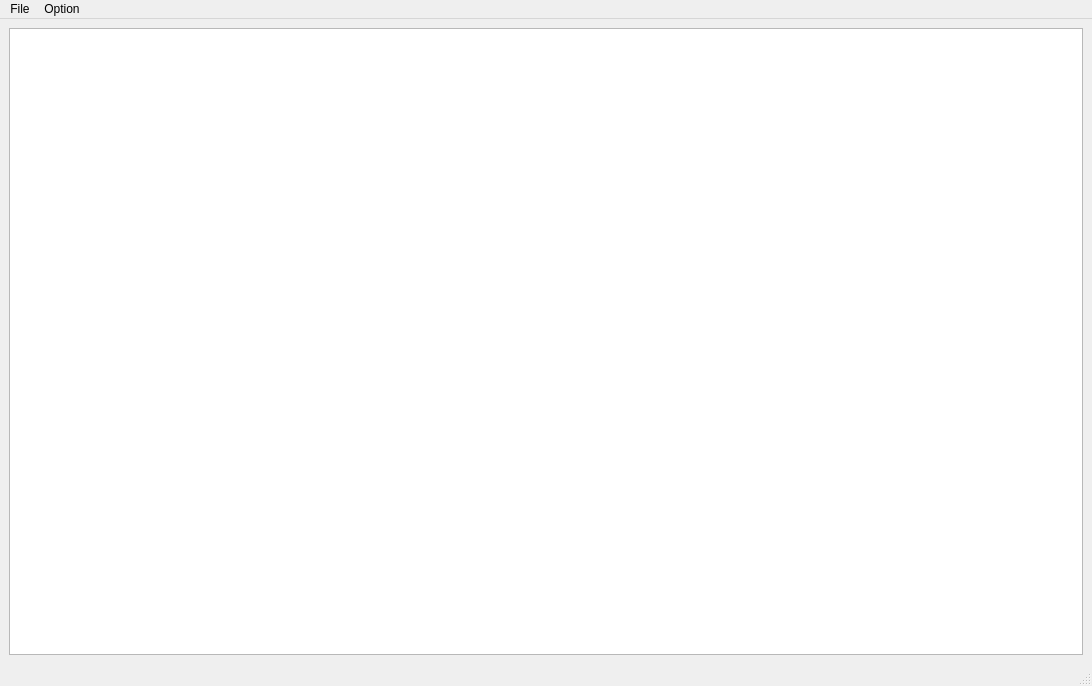
<?xml version="1.0" encoding="UTF-8"?>
<ui version="4.0">
 <class>MainWindow</class>
 <widget class="QMainWindow" name="MainWindow">
  <property name="geometry">
   <rect>
    <x>0</x>
    <y>0</y>
    <width>1092</width>
    <height>686</height>
   </rect>
  </property>
  <property name="windowTitle">
   <string>MainWindow</string>
  </property>
  <widget class="QWidget" name="centralwidget">
   <layout class="QGridLayout" name="gridLayout">
    <item row="0" column="0">
     <widget class="QTextEdit" name="plainTextEdit">
      <property name="lineWrapMode">
       <enum>QTextEdit::FixedColumnWidth</enum>
      </property>
     </widget>
    </item>
   </layout>
  </widget>
  <widget class="QMenuBar" name="menubar">
   <property name="geometry">
    <rect>
     <x>0</x>
     <y>0</y>
     <width>1092</width>
     <height>21</height>
    </rect>
   </property>
   <widget class="QMenu" name="menuFile">
    <property name="title">
     <string>File</string>
    </property>
    <addaction name="actionOpen"/>
    <addaction name="actionSave"/>
    <addaction name="actionClose"/>
   </widget>
   <widget class="QMenu" name="menuOption">
    <property name="title">
     <string>Option</string>
    </property>
    <widget class="QMenu" name="menuFont_Size">
     <property name="title">
      <string>Font Size</string>
     </property>
     <addaction name="action12pt"/>
     <addaction name="action18pt"/>
     <addaction name="action24pt"/>
    </widget>
    <addaction name="menuFont_Size"/>
    <addaction name="actionChange_Font"/>
   </widget>
   <addaction name="menuFile"/>
   <addaction name="menuOption"/>
  </widget>
  <widget class="QStatusBar" name="statusbar"/>
  <action name="actionOpen">
   <property name="text">
    <string>Open</string>
   </property>
  </action>
  <action name="actionSave">
   <property name="text">
    <string>Save</string>
   </property>
  </action>
  <action name="actionClose">
   <property name="text">
    <string>Close</string>
   </property>
  </action>
  <action name="action12pt">
   <property name="text">
    <string>12pt</string>
   </property>
   <property name="font">
    <font>
     <family>Arial</family>
    </font>
   </property>
  </action>
  <action name="action18pt">
   <property name="text">
    <string>18pt</string>
   </property>
  </action>
  <action name="action24pt">
   <property name="text">
    <string>24pt</string>
   </property>
  </action>
  <action name="actionChange_Font">
   <property name="text">
    <string>Change Font</string>
   </property>
  </action>
 </widget>
 <resources/>
 <connections/>
</ui>
